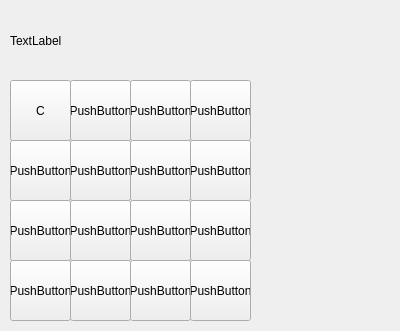
<?xml version="1.0" encoding="UTF-8"?>
<ui version="4.0">
 <class>MainWindow</class>
 <widget class="QMainWindow" name="MainWindow">
  <property name="geometry">
   <rect>
    <x>0</x>
    <y>0</y>
    <width>400</width>
    <height>331</height>
   </rect>
  </property>
  <property name="windowTitle">
   <string>MainWindow</string>
  </property>
  <widget class="QWidget" name="centralwidget">
   <widget class="QLabel" name="label">
    <property name="geometry">
     <rect>
      <x>10</x>
      <y>10</y>
      <width>241</width>
      <height>61</height>
     </rect>
    </property>
    <property name="text">
     <string>TextLabel</string>
    </property>
   </widget>
   <widget class="QPushButton" name="pushButton">
    <property name="geometry">
     <rect>
      <x>10</x>
      <y>80</y>
      <width>61</width>
      <height>61</height>
     </rect>
    </property>
    <property name="text">
     <string>C</string>
    </property>
   </widget>
   <widget class="QPushButton" name="pushButton_2">
    <property name="geometry">
     <rect>
      <x>70</x>
      <y>80</y>
      <width>61</width>
      <height>61</height>
     </rect>
    </property>
    <property name="text">
     <string>PushButton</string>
    </property>
   </widget>
   <widget class="QPushButton" name="pushButton_3">
    <property name="geometry">
     <rect>
      <x>130</x>
      <y>80</y>
      <width>61</width>
      <height>61</height>
     </rect>
    </property>
    <property name="text">
     <string>PushButton</string>
    </property>
   </widget>
   <widget class="QPushButton" name="pushButton_4">
    <property name="geometry">
     <rect>
      <x>190</x>
      <y>80</y>
      <width>61</width>
      <height>61</height>
     </rect>
    </property>
    <property name="text">
     <string>PushButton</string>
    </property>
   </widget>
   <widget class="QPushButton" name="pushButton_5">
    <property name="geometry">
     <rect>
      <x>190</x>
      <y>140</y>
      <width>61</width>
      <height>61</height>
     </rect>
    </property>
    <property name="text">
     <string>PushButton</string>
    </property>
   </widget>
   <widget class="QPushButton" name="pushButton_6">
    <property name="geometry">
     <rect>
      <x>70</x>
      <y>140</y>
      <width>61</width>
      <height>61</height>
     </rect>
    </property>
    <property name="text">
     <string>PushButton</string>
    </property>
   </widget>
   <widget class="QPushButton" name="pushButton_7">
    <property name="geometry">
     <rect>
      <x>10</x>
      <y>140</y>
      <width>61</width>
      <height>61</height>
     </rect>
    </property>
    <property name="text">
     <string>PushButton</string>
    </property>
   </widget>
   <widget class="QPushButton" name="pushButton_8">
    <property name="geometry">
     <rect>
      <x>130</x>
      <y>140</y>
      <width>61</width>
      <height>61</height>
     </rect>
    </property>
    <property name="text">
     <string>PushButton</string>
    </property>
   </widget>
   <widget class="QPushButton" name="pushButton_9">
    <property name="geometry">
     <rect>
      <x>130</x>
      <y>200</y>
      <width>61</width>
      <height>61</height>
     </rect>
    </property>
    <property name="text">
     <string>PushButton</string>
    </property>
   </widget>
   <widget class="QPushButton" name="pushButton_10">
    <property name="geometry">
     <rect>
      <x>190</x>
      <y>200</y>
      <width>61</width>
      <height>61</height>
     </rect>
    </property>
    <property name="text">
     <string>PushButton</string>
    </property>
   </widget>
   <widget class="QPushButton" name="pushButton_11">
    <property name="geometry">
     <rect>
      <x>10</x>
      <y>200</y>
      <width>61</width>
      <height>61</height>
     </rect>
    </property>
    <property name="text">
     <string>PushButton</string>
    </property>
   </widget>
   <widget class="QPushButton" name="pushButton_12">
    <property name="geometry">
     <rect>
      <x>70</x>
      <y>200</y>
      <width>61</width>
      <height>61</height>
     </rect>
    </property>
    <property name="text">
     <string>PushButton</string>
    </property>
   </widget>
   <widget class="QPushButton" name="pushButton_13">
    <property name="geometry">
     <rect>
      <x>130</x>
      <y>260</y>
      <width>61</width>
      <height>61</height>
     </rect>
    </property>
    <property name="text">
     <string>PushButton</string>
    </property>
   </widget>
   <widget class="QPushButton" name="pushButton_14">
    <property name="geometry">
     <rect>
      <x>190</x>
      <y>260</y>
      <width>61</width>
      <height>61</height>
     </rect>
    </property>
    <property name="text">
     <string>PushButton</string>
    </property>
   </widget>
   <widget class="QPushButton" name="pushButton_15">
    <property name="geometry">
     <rect>
      <x>10</x>
      <y>260</y>
      <width>61</width>
      <height>61</height>
     </rect>
    </property>
    <property name="text">
     <string>PushButton</string>
    </property>
   </widget>
   <widget class="QPushButton" name="pushButton_16">
    <property name="geometry">
     <rect>
      <x>70</x>
      <y>260</y>
      <width>61</width>
      <height>61</height>
     </rect>
    </property>
    <property name="text">
     <string>PushButton</string>
    </property>
   </widget>
  </widget>
 </widget>
 <resources/>
 <connections/>
</ui>
